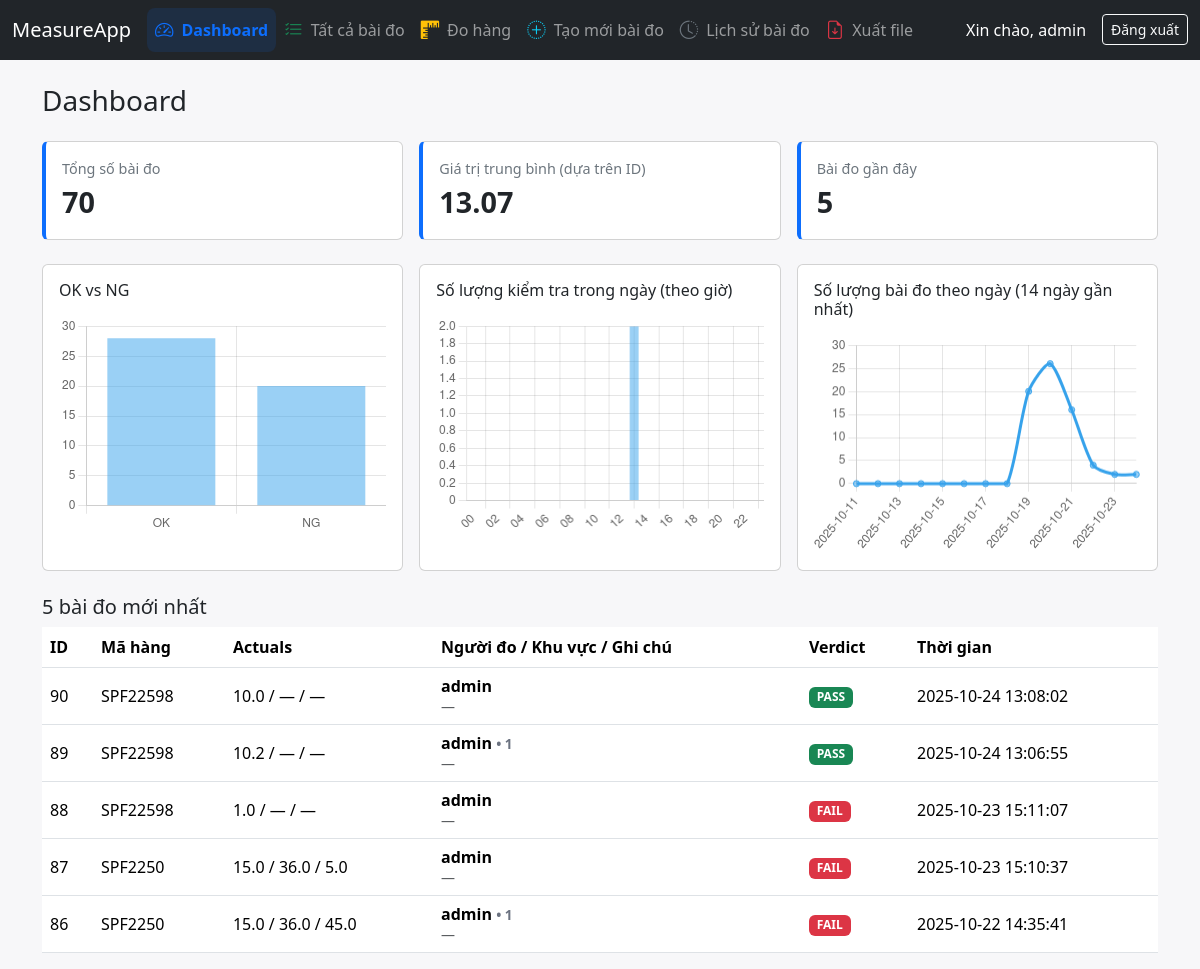
The app's page /dashboard (signed in) with its own data.
### tables this page shows
CREATE TABLE measurements (
            id INTEGER PRIMARY KEY AUTOINCREMENT,
            title TEXT NOT NULL,
            value REAL NOT NULL,
            created_at TEXT NOT NULL,
            created_by INTEGER, item_code TEXT, id_size REAL, id_tol TEXT, od1_size REAL, od1_tol TEXT, od2_size REAL, od2_tol TEXT, extra_checks TEXT, actual_id REAL, actual_od1 REAL, actual_od2 REAL, verdict_id INTEGER, verdict_od1 INTEGER, verdict_od2 INTEGER, verdict_overall INTEGER, measured_by TEXT, area TEXT, note TEXT,
            FOREIGN KEY(created_by) REFERENCES users(id)
        );

### app.py (the view)
@app.route("/dashboard")
@login_required
def dashboard():
    con = get_db()
    cur = con.cursor()
    cur.execute("SELECT COUNT(*) AS cnt FROM measurements")
    total = cur.fetchone()["cnt"]
    cur.execute("SELECT AVG(value) AS avg_val FROM measurements")
    avg_val = cur.fetchone()["avg_val"]
    cur.execute("""
        SELECT id, item_code, id_size, id_tol, od1_size, od1_tol, od2_size, od2_tol,
               actual_id, actual_od1, actual_od2, measured_by, area, note, verdict_overall, created_at
        FROM measurements
        ORDER BY created_at DESC LIMIT 5
    """)
    recent = cur.fetchall()
    cur.execute("""
        SELECT
          SUM(CASE WHEN verdict_overall = 1 THEN 1 ELSE 0 END) AS ok_cnt,
          SUM(CASE WHEN verdict_overall = 0 THEN 1 ELSE 0 END) AS ng_cnt
        FROM measurements
        WHERE verdict_overall IS NOT NULL
    """)
    row = cur.fetchone()
    ok_cnt = row["ok_cnt"] or 0
    ng_cnt = row["ng_cnt"] or 0
    by_hour = {f"{h:02d}": 0 for h in range(24)}
    cur.execute("""
        SELECT strftime('%H', replace(substr(created_at, 1, 19), 'T', ' ')) AS hh, COUNT(*) AS c
        FROM measurements
        WHERE substr(created_at, 1, 10) = date('now')
        GROUP BY hh ORDER BY hh
    """)
    for r in cur.fetchall():
        if r["hh"] is not None:
            by_hour[r["hh"]] = r["c"]
    hours_labels = list(by_hour.keys())
    hours_values = list(by_hour.values())
    cur.execute("""
        SELECT substr(created_at,1,10) AS d, COUNT(*) AS c
        FROM measurements
        WHERE substr(created_at,1,10) >= date('now','-13 days')
        GROUP BY d ORDER BY d
    """)
    got = {r["d"]: r["c"] for r in cur.fetchall()}
    today = datetime.utcnow().date()
    days_labels, days_values = [], []
    for i in range(13, -1, -1):
        d = today - timedelta(days=i)
        ds = d.isoformat()
        days_labels.append(ds)
        days_values.append(got.get(ds, 0))
    con.close()
    return render_template(
        "dashboard.html",
        total=total, avg_val=avg_val, recent=recent,
        ok_cnt=ok_cnt, ng_cnt=ng_cnt,
        hours_labels=hours_labels, hours_values=hours_values,
        days_labels=days_labels, days_values=days_values
    )

### app.py (called while the page is built)
def get_db():
    con = sqlite3.connect(DB_PATH)
    con.row_factory = sqlite3.Row
    return con

@app.template_filter("fmt_dt")
def fmt_dt(value):
    if not value:
        return ""
    try:
        v = str(value).replace("Z", "+00:00")
        dt = datetime.fromisoformat(v)
        return dt.strftime("%Y-%m-%d %H:%M:%S")
    except Exception:
        return value

def current_user():
    uid = session.get("user_id")
    if not uid:
        return None
    con = get_db()
    cur = con.cursor()
    cur.execute("SELECT * FROM users WHERE id = ?", (uid,))
    row = cur.fetchone()
    con.close()
    return row

def login_required(view):
    @wraps(view)
    def wrapped(*args, **kwargs):
        if not current_user():
            return redirect(url_for("login"))
        return view(*args, **kwargs)
    return wrapped

### templates/dashboard.html (shortened to what this page needs)
{% extends "base.html" %}
{% block content %}
<h3 class="mb-4">Dashboard</h3>
<div class="row g-3">
  <div class="col-md-4">
    <div class="card stat"><div class="card-body">
      <div class="stat-label">Tổng số bài đo</div>
      <div class="stat-value">{{ total or 0 }}</div>
    </div></div>
  </div>
  <div class="col-md-4">
    <div class="card stat"><div class="card-body">
      <div class="stat-label">Giá trị trung bình (dựa trên ID)</div>
      <div class="stat-value">{{ (avg_val or 0) | round(2) }}</div>
    </div></div>
  </div>
  <div class="col-md-4">
    <div class="card stat"><div class="card-body">
      <div class="stat-label">Bài đo gần đây</div>
      <div class="stat-value">{{ recent | length }}</div>
    </div></div>
  </div>
</div>
<div class="row g-3 mt-2">
  <div class="col-lg-4">
    <div class="card h-100">
      <div class="card-body">
        <h6 class="mb-3">OK vs NG</h6>
        <canvas id="chart-okng" height="200"></canvas>
      </div>
    </div>
  </div>
  <div class="col-lg-4">
    <div class="card h-100">
      <div class="card-body">
        <h6 class="mb-3">Số lượng kiểm tra trong ngày (theo giờ)</h6>
        <canvas id="chart-today" height="200"></canvas>
      </div>
    </div>
  </div>
  <div class="col-lg-4">
    <div class="card h-100">
      <div class="card-body">
        <h6 class="mb-3">Số lượng bài đo theo ngày (14 ngày gần nhất)</h6>
        <canvas id="chart-daily" height="200"></canvas>
      </div>
    </div>
  </div>
</div>
<h5 class="mt-4">5 bài đo mới nhất</h5>
<table class="table table-hover align-middle">
  <thead>
    <tr>
      <th>ID</th>
      <th>Mã hàng</th>
      <th>Actuals</th>
      <th>Người đo / Khu vực / Ghi chú</th>
      <th>Verdict</th>
      <th>Thời gian</th>
    </tr>
  </thead>
  <tbody>
    {% for r in recent %}
    <tr>
      <td>{{ r.id }}</td>
      <td>{{ r.item_code }}</td>
      <td>
        {{ r.actual_id is not none and r.actual_id or '—' }}
        /
        {{ r.actual_od1 is not none and r.actual_od1 or '—' }}
        /
        {{ r.actual_od2 is not none and r.actual_od2 or '—' }}
      </td>
      <td>
        <div class="who">
          <div class="who__name">
            {{ r.measured_by or '—' }}
            {% if r.area %}
              <span class="who__area"> • {{ r.area }}</span>
            {% endif %}
          </div>
          {% if r.note %}
            <small class="who__note" title="{{ r.note }}">{{ r.note }}</small>
          {% else %}
            <small class="text-muted">—</small>
          {% endif %}
        </div>
      </td>
      <td>
        {% if r.verdict_overall is not none %}
          <span class="badge {{ r.verdict_overall and 'bg-success' or 'bg-danger' }}">
            {{ r.verdict_overall and 'PASS' or 'FAIL' }}
          </span>
        {% else %}—{% endif %}
      </td>
      <td>{{ r.created_at | fmt_dt }}</td>
    </tr>
    {% else %}
    <tr><td colspan="6" class="text-center text-muted">Chưa có dữ liệu</td></tr>
    {% endfor %}
  </tbody>
</table>
<script>
(function(){
  // Dữ liệu từ Flask
  const okCnt   = {{ ok_cnt | default(0) }};
  const ngCnt   = {{ ng_cnt | default(0) }};
  const hLabels = {{ hours_labels | tojson | safe }};
  const hValues = {{ hours_values | tojson | safe }};
  const dLabels = {{ days_labels  | tojson | safe }};
  const dValues = {{ days_values  | tojson | safe }};
  // Chart 1: OK vs NG
  new Chart(document.getElementById('chart-okng'), {
    type: 'bar',
    data: {
      labels: ['OK', 'NG'],
      datasets: [{ label: 'Số lượng', data: [okCnt, ngCnt] }]
    },
    options: {
      responsive: true,
      plugins: { legend: { display: false } },
      scales: { y: { beginAtZero: true, precision: 0 } }
    }
  });
  // Chart 2: số lượng kiểm tra theo giờ (hôm nay)
  new Chart(document.getElementById('chart-today'), {
    type: 'bar',
    data: {
      labels: hLabels,
      datasets: [{ label: 'Lượt kiểm tra (hôm nay)', data: hValues }]
    },
    options: {
      responsive: true,
      plugins: { legend: { display: false } },
      scales: { y: { beginAtZero: true, precision: 0 } }
    }
  });
  // Chart 3: số lượng bài đo theo ngày (14 ngày)
  new Chart(document.getElementById('chart-daily'), {
    type: 'line',
    data: {
      labels: dLabels,
      datasets: [{ label: 'Bài đo/ngày', data: dValues, tension: 0.25, fill: false }]
    },
    options: {
      responsive: true,
      plugins: { legend: { display: false } },
      scales: { y: { beginAtZero: true, precision: 0 } }
    }
  });
})();
</script>
{% endblock %}

### templates/base.html (shortened to what this page needs)
<!doctype html>
<html lang="vi">
  <head>
    <link href="https://cdn.jsdelivr.net/npm/bootstrap@5.3.3/dist/css/bootstrap.min.css" rel="stylesheet">
    <link rel="stylesheet" href="https://cdn.jsdelivr.net/npm/bootstrap-icons@1.11.3/font/bootstrap-icons.css">
    <link href="{{ url_for('static', filename='style.css') }}" rel="stylesheet">
  </head>
  <body>
    <nav class="navbar navbar-expand-lg navbar-dark bg-dark mb-4">
      <div class="container-fluid">
        <a class="navbar-brand" href="{{ url_for('dashboard') }}">MeasureApp</a>
        <div class="collapse navbar-collapse" id="navbarNav">
          {% if session.get('user_id') %}
          <ul class="navbar-nav me-auto mb-2 mb-lg-0">
            <li class="nav-item">
              <a class="nav-link {% if request.endpoint == 'dashboard' %}active{% endif %}" href="{{ url_for('dashboard') }}">
                <i class="bi bi-speedometer2 me-2 text-primary"></i> Dashboard
              </a>
            </li>
            <li class="nav-item">
              <a class="nav-link {% if request.endpoint == 'list_measurements' %}active{% endif %}" href="{{ url_for('list_measurements') }}">
                <i class="bi bi-list-check me-2 text-success"></i> Tất cả bài đo
              </a>
            </li>
            <li class="nav-item">
              <a class="nav-link {% if request.endpoint == 'inspect_measure' %}active{% endif %}" href="{{ url_for('inspect_measure') }}">
                <i class="bi bi-rulers me-2 text-warning"></i> Đo hàng
              </a>
            </li>
            <li class="nav-item">
              <a class="nav-link {% if request.endpoint == 'new_measurement' %}active{% endif %}" href="{{ url_for('new_measurement') }}">
                <i class="bi bi-plus-circle-dotted me-2 text-info"></i> Tạo mới bài đo
              </a>
            </li>
            <li class="nav-item">
              <a class="nav-link {% if request.endpoint == 'history' %}active{% endif %}" href="{{ url_for('history') }}">
                <i class="bi bi-clock-history me-2 text-secondary"></i> Lịch sử bài đo
              </a>
            </li>
            <li class="nav-item">
              <a class="nav-link {% if request.endpoint == 'export_csv' %}active{% endif %}" href="{{ url_for('export_csv') }}">
                <i class="bi bi-file-earmark-arrow-down me-2 text-danger"></i> Xuất file
              </a>
            </li>
          </ul>
          <div class="d-flex text-white align-items-center">
            <span class="me-3">Xin chào, {{ session.get('username') }}</span>
            <a class="btn btn-outline-light btn-sm" href="{{ url_for('logout') }}">Đăng xuất</a>
          </div>
          {% endif %}
        </div>
      </div>
    </nav>
    <main class="container">
      {% block content %}{% endblock %}
    </main>
  </body>
</html>

### static/style.css (style rules this page uses)
body { background: #f7f7f9; }
.card.stat { border-left: 4px solid #0d6efd; }
.stat-label { color: #6c757d; font-size: 0.9rem; }
.stat-value { font-size: 1.8rem; font-weight: 700; }

### templates/base.html (style rules this page uses)
.navbar-nav .nav-link { display: flex; align-items: center; font-weight: 500; padding: 0.5rem 0.75rem; transition: all 0.25s ease; }
.navbar-nav .nav-link i { font-size: 1.15rem; transition: transform 0.25s ease; }
.navbar-nav .nav-link.active { color: #0d6efd !important; font-weight: 600; background: rgba(13, 110, 253, 0.12); border-radius: 8px; }
.navbar-nav .nav-link.active i { transform: none; }

### templates/dashboard.html (style rules this page uses)
.who { line-height: 1.25; }
.who__name { font-weight: 600; }
.who__area { color: #6b7280; font-size: .85em; }

### records on screen
measurements: id "90", item_code "SPF22598", actual "10.0", actual_od1 "—", actual_od2 "—", measured_by "admin", verdict_overall "PASS", created_at|fmt_dt "2025-10-24 13:08:02"
measurements: id "89", item_code "SPF22598", actual "10.2", actual_od1 "—", actual_od2 "—", measured_by "admin", area "1", verdict_overall "PASS", created_at|fmt_dt "2025-10-24 13:06:55"
measurements: id "88", item_code "SPF22598", actual "1.0", actual_od1 "—", actual_od2 "—", measured_by "admin", verdict_overall "FAIL", created_at|fmt_dt "2025-10-23 15:11:07"
measurements: id "87", item_code "SPF2250", actual "15.0", actual_od1 "36.0", actual_od2 "5.0", measured_by "admin", verdict_overall "FAIL", created_at|fmt_dt "2025-10-23 15:10:37"
measurements: id "86", item_code "SPF2250", actual "15.0", actual_od1 "36.0", actual_od2 "45.0", measured_by "admin", area "1", verdict_overall "FAIL", created_at|fmt_dt "2025-10-22 14:35:41"

### other values on screen
{{ session.get('username') }} "admin"
{{ total or 0 }} "70"
{{ (avg_val or 0) | round(2) }} "13.07"
{{ recent | length }} "5"
chart data {{ ok_cnt | default(0) }} 28
chart data {{ ng_cnt | default(0) }} 20
chart data {{ hours_labels | tojson | safe }} ["00", "01", "02", "03", "04", "05", "06", "07", "08", "09", "10", "11", "12", "13", "14", "15", "16", "17", "18", "19", "20", "21", "22", "23"]
chart data {{ hours_values | tojson | safe }} [0, 0, 0, 0, 0, 0, 0, 0, 0, 0, 0, 0, 0, 2, 0, 0, 0, 0, 0, 0, 0, 0, 0, 0]
